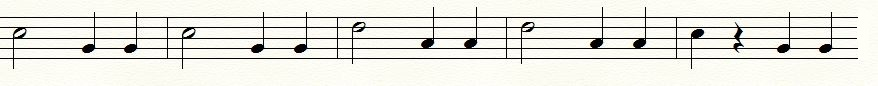
%> input picture Bajo1.JPG, 878 x 86 px
$ octave Proy11.m   (GNU Octave 9; MATLAB toolbox functions it lacks are replaced by stand-ins)
%> lines starting %> are read from the running program, lines starting %| are printed output that depends on the picture; in (x1, y1, x2, y2) boxes, pixels count from 0 and x2, y2 are one past the last pixel; in counts of white or black regions, pixels touching at a corner belong together; the program's own positions count from 1
### src/Binarizacion.m
function Ib = Binarizacion(Img,umbral)
    %%%%%%%%%%%%%%%%%%%%%%%%%%%%%%%%%%%%
    %Binariza la imagen
    % Im = Imagen a binarizar.
    % umbral = Umbral de binarizacion.
    disp('Comienzo')
    [h,w] = size(Img);
    Ib = zeros(h,w);
    for i = 1 : h
        for j = 1 : w
            if double(Img(i,j)) > umbral
                Ib(i,j) = 0;
            else
                Ib(i,j) = 255;
            end
        end
    end
    Ib = uint8(Ib);
    disp('Fin')
    %%%%%%%%%%%%%%%%%%%%%%%%%%%%%%%%%%%%
end

### src/ProyHY.m
function [Pv,Ph] = ProyHY(x, view)
    %%%%%%%%%%%%%%%%%%%%%%%%%%%%%%%%%%%%%%%%%%
    % Calcula el valor de las proyecciones
    %horizontal como vertical de la imagen
    %(Partitura)
    %---Pv--- (Vector de la proyeccion vertical)
    %---Ph--- (Vector de la proyeccion horizontal)
    %%%%%%%%%%%%%%%%%%%%%%%%%%%%%%%%%%%%%%%%%%
    %x = double(x);
    [v, h] = size(x);
    Ph = sum(x,1)/h;
    Pv = sum(x,2)/v;
    if view == 1
        figure(1)
        subplot(2,2,1)
        plot(Ph)
        title('Poyeccion horizontal.')
        grid on
        subplot(2,2,3)
        imshow(x)
        axis off
        subplot(2,2,4);
        plot(Pv, 1:length(Pv))
        title('Proyeccion vertical.')
        grid on
end

### src/deriv.m
function dx = deriv(x)
    %%%%%%%%%%%%%%%%%%%%%%%%%%%%%%%
    %Deriva una secuencia de datos.
    %%%%%%%%%%%%%%%%%%%%%%%%%%%%%%%
    h = [1 -1];
    dx = conv(x,h);
    dx = dx(1:length(x));
    dx(1) = 0;
end

### src/Puntos.m
function [dPvl,dPhl] = Puntos(Pv,Ph)
    %%%%%%%%%%%%%%%%%%%%%%%%%%%%%%%%%%%%%%%%%%%%%%%%%%%%%%%%%%%%%%%%
    %Devuelve las derivadas de las proyecciones.
    %dPvl Es el vector de coordenadas de las lineas del
    %pentagrama.
    %%%%%%%%%%%%%%%%%%%%%%%%%%%%%%%%%%%%%%%%%%%%%%%%%%%%%%%%%%%%%%%%
    % Calcula la derivada de las proyecciones.
    dPv = deriv(Pv);
    dPh = deriv(Ph);
    %Para octave.
    % dPv = ValPos(dPv);
    % dPh = ValPos(dPh);
    %%%%%%%%%%%%%%%%%%%%%%%%%%%%%%%%%%%%%%%%%%%%%%%%%%%%%%%%%%%%%%%%
    %Encuenta los picos en las derivadas necesarios, lineas del pentagrama y
    %Comienzo y  final del pentagrama.
    [dPvp,dPvl] = findpeaks(abs(dPv),'MinPeakHeight',0.2*max(dPv));
    [dPhp,dPhl] = findpeaks(abs(dPh));
end

### src/Process.m
function [note,duration] = Process(Pv,Ph,Imb,Frec)
    [dPvl,dPhl] = Puntos(Pv,Ph);
    %Encuentra los intervalos posibles donde estan los renglones del penta-
    %grama.
    k = 0;
    penta = length(dPvl)/5;
    Cv = zeros(1,2);
    for i = 1 : penta
        k = k + 1;
        t = i - 1;
        P = dPvl(1+5*t:5*i);
        D = max(P)- min(P);
        Cv(i,k) = min(P)- round(D);
        Cv(i,k+1) = max(P)+round(D);
        if Cv(i,k) <= 0
            Cv(i,k) = 1;
        end
        if Cv(i,k+1) > length(Pv)
            Cv(i,k+1) = length(Pv);
        end
        k = 0;
    end
    Ch = min(dPhl):max(dPhl);
    %%%%%%%%%%%%%%%%%%%%%%%%%%%%%%%%%%%%%%%%%%%%%%%%%%%%%%%%%%%%%%%%
    %Recorta la imagen binarizada, del corte vertical
    Ims = Imb(:,Ch);
    %%%%%%%%%%%%%%%%%%%%%%%%%%%%%%%%%%%%%%%%%%%%%%%%%%%%%%%%%%%%%%%%
    %Recorta la imagen binarizada, del corte horizontal
    %para los renglones y crea el vector de nota y duracion.
    k = 0;
    note = [];
    duration = [];
    for i = 1 : penta
        k = k + 1;
        h = Cv(i,k):Cv(i,k+1);
        R = Ims(h,:);
        %/==================Arreglo de imagen2=========================\%
        %Quita las lineas horizontales.
        Fig  = imdilate(R,strel('square',2));
        Fig  = imerode(Fig,[1 1 1;1 1 0]');
        Fig  = imdilate(Fig,strel('square',2));
        Fig  = imdilate(Fig,ones(5,2));
        %Quita las lineas de cada compas.
        Imf = Figuras(Fig,R);
        %Quita las lineas horizontales.
        Fig  = imdilate(Imf,strel('square',2));
        Fig  = imerode(Fig,[1 1 1;1 1 0]');
        Fig  = imdilate(Fig,strel('square',2));
        Fig  = imdilate(Fig,ones(5,2));
        %\=============================================================/%
        [Pv,Ph]  = ProyHY(Imf, 0);
        [lin,~]  = Puntos(Pv,Ph);
        %[DataSet] = GetDataSet(Fig,Imf);
        [xn,yn]  = Recognition(Fig,Imf,lin,Frec);
        note    = horzcat(note,xn);
        duration = horzcat(duration,yn);
        % [5 lines of commented-out code are left out]
        k = 0;
    end
    % [23 lines of commented-out code are left out]
end

### src/Figuras.m
function [Imf] = Figuras(Fig,Imf)
    %%%%%%%%%%%%%%%%%%%%%%%%%%%%%%%%%%%%%%%%%%%%%
    % Entrega informacion a la red neuronal.
    % Para encontrar la duracion de la nota y la frecuencia.
    TI = size(Imf);
    [Lf, ~] = bwlabel(Fig);
    propf = regionprops(Lf);
    figure(2)
    imshow(Fig)
    for n = 1:length(propf)
        rectangle('Position',propf(n).BoundingBox,...
                  'EdgeColor','g','LineWidth',1)
        hold on
        Cf = round(propf(n).BoundingBox);
        Base = Cf(1):Cf(1)+Cf(3);
        %Altura = Cf(2):Cf(2)+Cf(4);
        if max(Base) > TI(2)
            Base = Cf(1):TI(2);
        end
        F1 = Imf(:,Base);
        F1 = imopen(F1,[1 1 1]');
        F1 = imopen(F1,[1 1 1]);
        [~, N] = bwlabel(F1);
        if N == 0
            Imf(:,Base) = F1;
    end
end

### src/Recognition.m
function [note,duration] = Recognition(Fig,Imf,lin,Frec)
    %/========================================================\%
    % Entrega informacion a la red neuronal para encontrar la duracion
    % de la nota y la frecuencia.
    %/=========Calcula el numero de elementos=================\%
    note = [];
    duration = [];
    TI = size(Imf);
    [Lf, ~] = bwlabel(Fig);
    propf = regionprops(Lf);
    figure(3)
    imshow(Imf)
    for n = 1:length(propf)
        rectangle('Position',propf(n).BoundingBox,...
                  'EdgeColor','g','LineWidth',1)
        hold on
        Cf = round(propf(n).BoundingBox);
        Base = Cf(1):Cf(1)+Cf(3);
        Altura = Cf(2):Cf(2)+Cf(4);
        if max(Base) > TI(2)
            Base = Cf(1):TI(2);
        end
        F = imopen(Imf(Altura,Base),[1 1 1]');
        F1 = imresize(F,[30 15]);
        Fg = F1(:);
        %/===============Entrega informacion a la NN=================\%
        % NN1 red neuronal entrenada para el problema.
        Obj = NN1(double(Fg));
        loc = Obj == max(Obj);
        k = 0;
        for i = 1 : length(loc)
            if loc(i) == 1
                k = i;
            end
        end
        %/=====Procesa la imagen para estraer caracteristicas=======\%
        F2 = Imf(:,Base);
        F2 = imopen(F2,[1 1 1]');
        F2 = imopen(F2,[1 1 1]);
        for j = 1 : length(lin)
            F2(lin(j),:) = 0;
        end
        F2 = imdilate(F2,strel('diamond',3));
        %/=======Calcula los datos de las caracteristicas===========\%
        [Lg, ~] = bwlabel(F2);
        prop = regionprops(Lg);
        y = prop(1).Centroid(2);
        %     x = prop(1).Centroid(1);
        switch k
            case 1
                note(n) = Nota(y,lin,Frec);
                duration(n) = 4;
            case 2
                note(n) = 0;
                if abs(lin(2)-y) < abs(lin(3)-y)
                    duration(n) = 4;
                else
                    duration(n) = 2;
                end
            case 3
                note(n) = Nota(y,lin,Frec);
                duration(n) = 2;
            case 4
                note(n) = Nota(y,lin,Frec);
                duration(n) = 2;
            case 5
                note(n) = Nota(y,lin,Frec);
                duration(n) = 1;
            case 6
                note(n) = Nota(y,lin,Frec);
                duration(n) = 1;
            otherwise
                note(n) = 0;
                duration(n) = 1;
        end
        % [15 lines of commented-out code are left out]
        valid(k,n);
        %     disp(duration(n))
        %     disp(note(n))
        pause (0.1);
        %     clc
    end
end

### src/Proy11.m
clc,clear,close
Im = imread('Bajo1.jpg');
%> Im is the input picture: size 86x878x3 uint8; mean R, G, B 231.5, 231.2, 224.3
tic()
fs = 44100;
p = 360;
%Frec = [880 783.991 698.456 659.255 587.33 523.251...
%    493.883 440 391.995 349.228 329.6280 293.6650 261.6260];
  Frec = [880 783.991 698.456 659.255 587.33 523.251...
    466.164 440 391.995 349.228 329.6280 293.6650 261.6260];
%Binariza la imagen.
Img = rgb2gray(Im);
Imb = Binarizacion(Img,200);
%> after the loop in Binarizacion, `for i = 1 : h`:
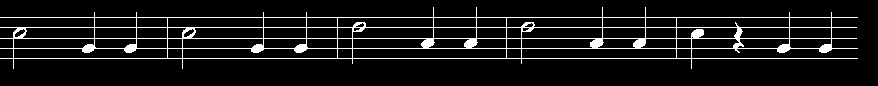
%> Ib: size 86x878 double; 8.3% white in thin lines or dots, all inside (x1, y1, x2, y2) = (0, 7, 858, 69)
%Saca las proyecciones verticales y horizontales.
[Pv,Ph] = ProyHY(Imb);
%> in ProyHY, `Ph = sum(x,1)/h;`: Ph = 878 values, max 12.2 at index 168, min 0 at index 859, mean 2.07
%> in ProyHY, `Pv = sum(x,2)/v;`: Pv = 86 values, max 2544.1 at index 18, min 0 at index 1, mean 215.7
%Recorta la imagen por renglones, reconoce y genera los vectores de nota
%y duraci�n.
[note,duration] = Process(Pv,Ph,Imb,Frec);
%> in deriv, `dx = conv(x,h);`: dx = 87 values, max 2517.4 at index 59, min -2529.2 at index 60, mean 5.23e-15
%> in deriv, `dx = dx(1:length(x));`: dx = 86 values, max 2517.4 at index 59, min -2529.2 at index 60, mean 5.29e-15
%> in Puntos, `dPv = deriv(Pv);`: dPv has the same summary as dx in deriv
%> in Puntos, `dPh = deriv(Ph);`: dPh = 878 values, max 10.75 at index 168, min -10.75 at index 169, mean -0.00165
%> in Puntos, `[dPvp,dPvl] = findpeaks(abs(dPv),'MinPeakHeight',0.2*max(dPv));`: dPvp = [2514.4; 2458.1; 2398.8; 2286.1; 2529.2]; dPvl = [18; 28; 39; 50; 60]
%> in Puntos, `[dPhp,dPhl] = findpeaks(abs(dPh));`: dPhp = 89 values, max 10.75 at index 16, min 0.29 at index 14, mean 2.56; dPhl = 89 values from 14 to 859
%> in Process, `[dPvl,dPhl] = Puntos(Pv,Ph);`: dPvl = [18; 28; 39; 50; 60]; dPhl = 89 values from 14 to 859
%> the loop in Process, `for i = 1 : penta` made 1 pass
%> (P, D) on pass 1: ([18; 28; 39; 50; 60], 42)
%> after the loop in Process, `for i = 1 : penta`: Cv = [1 86]
%> in Process, `Ch = min(dPhl):max(dPhl);`: Ch = 846 values from 14 to 859
%> in Process, `Ims = Imb(:,Ch);`:
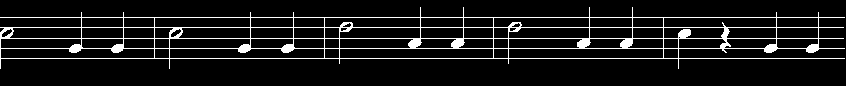
%> Ims: size 86x846 uint8; 8.5% white in thin lines or dots, all inside (x1, y1, x2, y2) = (0, 7, 845, 69)
%> the loop in Process, `for i = 1 : penta` made 1 pass
%> lin on pass 1: [18; 28; 39; 50; 59]
%> pass 1, in Process, `Fig  = imerode(Fig,[1 1 1;1 1 0]');`:
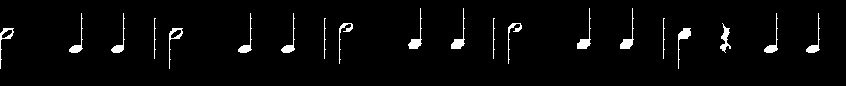
%> Fig: size 86x846 uint8; 3% white; 20 white regions, largest, box (x1, y1, x2, y2) and area: (577, 8, 591, 49) 146, (451, 8, 465, 49) 145, (678, 28, 691, 69) 145
%> pass 1, in Process, `Fig  = imdilate(Fig,strel('square',2));`:
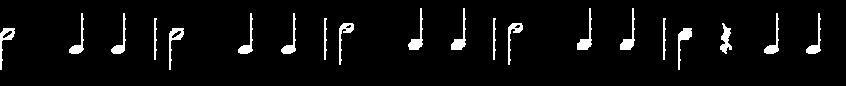
%> Fig: size 86x846 uint8; 4.7% white; 20 white regions, largest, box (x1, y1, x2, y2) and area: (577, 8, 592, 50) 205, (451, 8, 466, 50) 204, (678, 28, 692, 70) 203
%> pass 1, in Process, `Fig  = imdilate(Fig,ones(5,2));`:
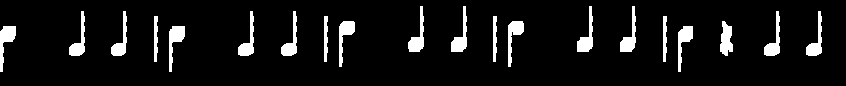
%> Fig: size 86x846 uint8; 7.7% white; 20 white regions, largest, box (x1, y1, x2, y2) and area: (169, 26, 185, 72) 338, (0, 26, 16, 72) 336, (577, 6, 593, 52) 321
%> pass 1, in Process, `[Pv,Ph]  = ProyHY(Imf, 0);`:
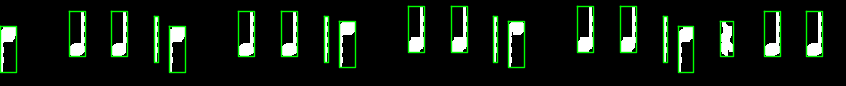
%> figure redrawn from the program's plot data
%> pass 1, in Recognition, `imshow(Imf)`:
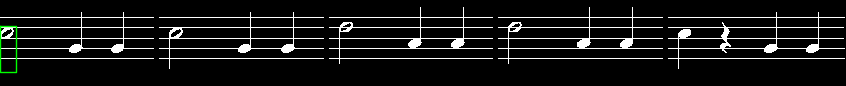
%> figure redrawn from the program's plot data
%> the run ends on the next line

$ run again, with Ejemplo1.JPG copied over Bajo1.JPG
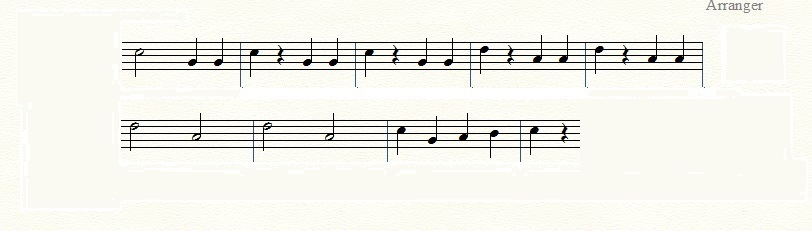
%> input picture Ejemplo1.JPG, 812 x 231 px
%> Im is the input picture: size 231x812x3 uint8; mean R, G, B 242, 241.8, 234.9
%> after the loop in Binarizacion, `for i = 1 : h`:
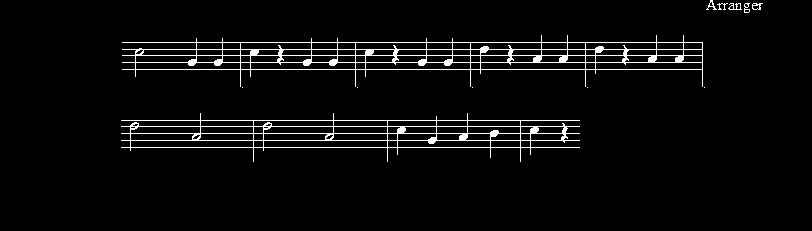
%> Ib: size 231x812 double; 4% white in thin lines or dots, all inside (x1, y1, x2, y2) = (121, 0, 763, 162)
%> in ProyHY, `Ph = sum(x,1)/h;`: Ph = 812 values, max 16.33 at index 254, min 0 at index 1, mean 2.87
%> in ProyHY, `Pv = sum(x,2)/v;`: Pv = 231 values, max 641.4 at index 43, min 0 at index 14, mean 35.51
%> in deriv, `dx = conv(x,h);`: dx = 232 values, max 630.3 at index 43, min -630.3 at index 71, mean 0
%> in deriv, `dx = dx(1:length(x));`: dx = 231 values, max 630.3 at index 43, min -630.3 at index 71, mean 0
%> dPv = 231 values, max 630.3 at index 43, min -630.3 at index 71, mean -0.0143
%> dPh = 812 values, max 12.56 at index 241, min -14.13 at index 704, mean 1.09e-18
%> in Puntos, `[dPvp,dPvl] = findpeaks(abs(dPv),'MinPeakHeight',0.2*max(dPv));`: dPvp = [630.3; 592.8; 584; 568.5; 630.3; 502.3; 485.7; 466.9; 486.8; 497.9]; dPvl = [43; 50; 57; 64; 70; 121; 127; 134; 142; 148]
%> in Puntos, `[dPhp,dPhl] = findpeaks(abs(dPh));`: dPhp = 101 values, max 14.13 at index 85, min 0.314 at index 5, mean 3.31; dPhl = 101 values from 122 to 764
%> in Process, `[dPvl,dPhl] = Puntos(Pv,Ph);`: dPvl = [43; 50; 57; 64; 70; 121; 127; 134; 142; 148]; dPhl = 101 values from 122 to 764
%> the loop in Process, `for i = 1 : penta` made 2 passes
%> (P, D) on passes 1 to 2: ([43; 50; 57; 64; 70], 27), ([121; 127; 134; 142; 148], 27)
%> after the loop in Process, `for i = 1 : penta`: Cv = [16 97; 94 175]
%> Ch = 643 values from 122 to 764
%> Ims: size 231x643 uint8; 5% white in thin lines or dots, all inside (x1, y1, x2, y2) = (0, 0, 642, 162)
%> the loop in Process, `for i = 1 : penta` made 1 pass
%> lin on pass 1: [28; 35; 42; 49; 55]
%> pass 1, in Recognition, `imshow(Imf)`:
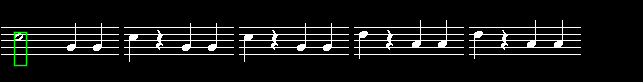
%> figure redrawn from the program's plot data

$ run again, with Ejemplo2.jpg copied over Bajo1.JPG
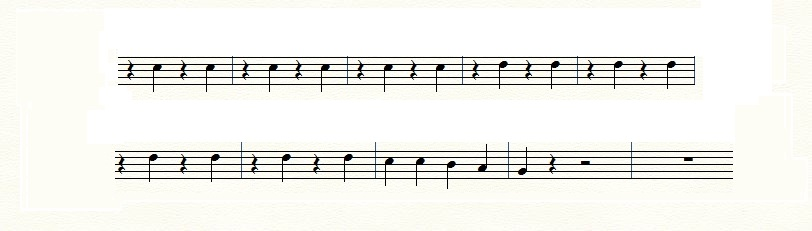
%> input picture Ejemplo2.jpg, 812 x 231 px
%> Im is the input picture: size 231x812x3 uint8; mean R, G, B 242.5, 242.4, 237.7
%> after the loop in Binarizacion, `for i = 1 : h`:
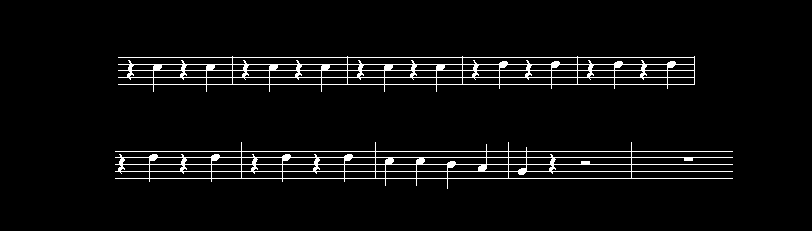
%> Ib: size 231x812 double; 4.4% white in thin lines or dots, all inside (x1, y1, x2, y2) = (115, 56, 733, 189)
%> in ProyHY, `Ph = sum(x,1)/h;`: Ph = 812 values, max 14.45 at index 552, min 0 at index 1, mean 3.22
%> in ProyHY, `Pv = sum(x,2)/v;`: Pv = 231 values, max 682.2 at index 152, min 0 at index 1, mean 39.74
%> in deriv, `dx = conv(x,h);`: dx = 232 values, max 675.6 at index 152, min -675.6 at index 153, mean -3.68e-16
%> in deriv, `dx = dx(1:length(x));`: dx = 231 values, max 675.6 at index 152, min -675.6 at index 153, mean -3.69e-16
%> dPv has the same summary as dx in deriv
%> dPh = 812 values, max 10.05 at index 242, min -10.05 at index 377, mean 4.38e-18
%> in Puntos, `[dPvp,dPvl] = findpeaks(abs(dPv),'MinPeakHeight',0.2*max(dPv));`: dPvp = [631.4; 569.6; 588.4; 602.7; 625.9; 675.6; 624.8; 638.1; 651.3; 674.5]; dPvl = [58; 65; 72; 79; 86; 152; 158; 166; 173; 180]
%> in Puntos, `[dPhp,dPhl] = findpeaks(abs(dPh));`: dPhp = 97 values, max 10.05 at index 22, min 0.314 at index 33, mean 3.05; dPhl = 97 values from 116 to 734
%> in Process, `[dPvl,dPhl] = Puntos(Pv,Ph);`: dPvl = [58; 65; 72; 79; 86; 152; 158; 166; 173; 180]; dPhl = 97 values from 116 to 734
%> the loop in Process, `for i = 1 : penta` made 2 passes
%> (P, D) on passes 1 to 2: ([58; 65; 72; 79; 86], 28), ([152; 158; 166; 173; 180], 28)
%> after the loop in Process, `for i = 1 : penta`: Cv = [30 114; 124 208]
%> Ch = 619 values from 116 to 734
%> Ims: size 231x619 uint8; 5.8% white in thin lines or dots, all inside (x1, y1, x2, y2) = (0, 56, 618, 189)
%> the loop in Process, `for i = 1 : penta` made 1 pass
%> lin on pass 1: [29; 36; 43; 50; 56]
%> pass 1, in Recognition, `imshow(Imf)`:
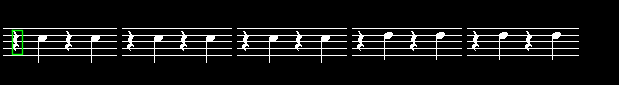
%> figure redrawn from the program's plot data

$ run again, with Ejercicio_24_M_Arban1.jpg copied over Bajo1.JPG
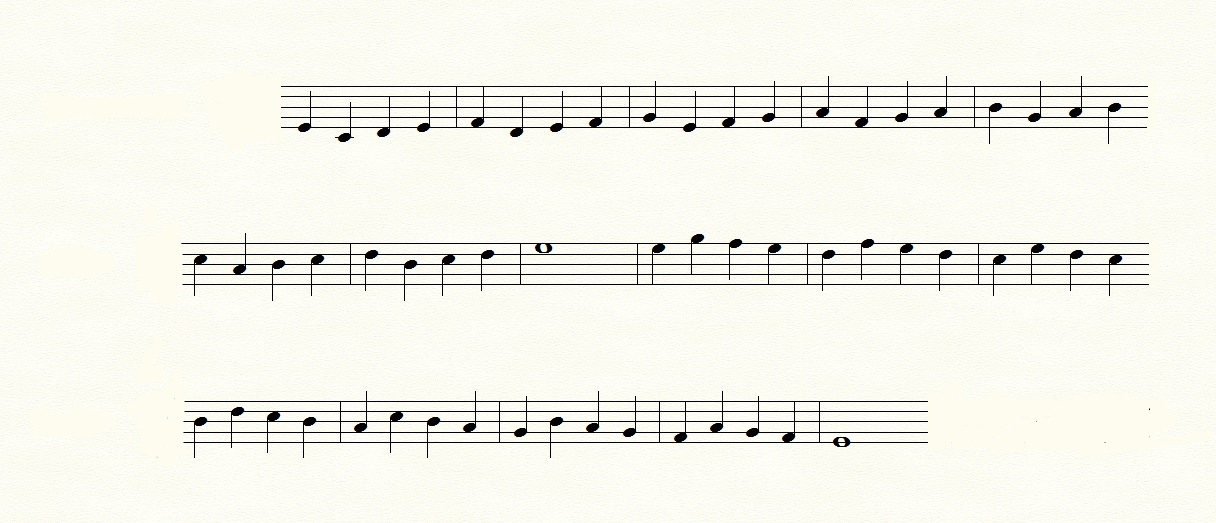
%> input picture Ejercicio_24_M_Arban1.jpg, 1216 x 523 px
%> Im is the input picture: size 523x1216x3 uint8; mean R, G, B 244.1, 243.9, 235.3
%> in ProyHY, `Ph = sum(x,1)/h;`: Ph = 1216 values, max 17.82 at index 351, min 0 at index 1, mean 3.48
%> in ProyHY, `Pv = sum(x,2)/v;`: Pv = 523 values, max 472 at index 244, min 0 at index 1, mean 18.82
%> in deriv, `dx = conv(x,h);`: dx = 524 values, max 461.2 at index 285, min -465.6 at index 286, mean 2.44e-16
%> in deriv, `dx = dx(1:length(x));`: dx = 523 values, max 461.2 at index 285, min -465.6 at index 286, mean 2.45e-16
%> dPv has the same summary as dx in deriv
%> dPh = 1216 values, max 14.26 at index 195, min -14.26 at index 352, mean 8.03e-18
%> in Puntos, `[dPvp,dPvl] = findpeaks(abs(dPv),'MinPeakHeight',0.2*max(dPv));`: dPvp = [419.3; 413.5; 399.8; 380.8; 388.6; 455.4; 433.9; 444.2; 460.3; 465.6; 359.3; 350.6; 330.6; 332.5; 355.4]; dPvl = [87; 97; 108; 118; 129; 244; 255; 266; 276; 286; 402; 412; 423; 434; 444]
%> in Puntos, `[dPhp,dPhl] = findpeaks(abs(dPh));`: dPhp = 208 values, max 14.26 at index 31, min 0.21 at index 9, mean 2.63; dPhl = 208 values from 183 to 1151
%> the loop in Process, `for i = 1 : penta` made 3 passes
%> P on passes 1 to 3: [87; 97; 108; 118; 129], [244; 255; 266; 276; 286], [402; 412; 423; 434; 444]
%> after the loop in Process, `for i = 1 : penta`: Cv = [45 171; 202 328; 360 486]
%> Ch = 969 values from 183 to 1151
%> Ims: size 523x969 uint8; 4% white; 7 white regions (4 under 20 px), largest, box (x1, y1, x2, y2) and area: (0, 233, 967, 301) 7489, (99, 76, 966, 144) 6837, (1, 391, 746, 458) 5854
%> the loop in Process, `for i = 1 : penta` made 1 pass
%> lin on pass 1: [43; 53; 64; 74; 85]
%> pass 1, in Recognition, `imshow(Imf)`:
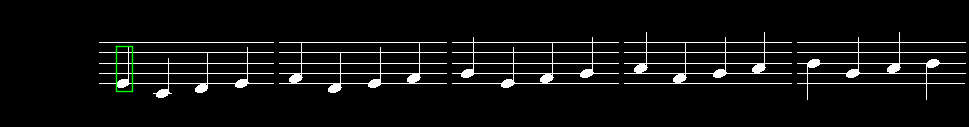
%> figure redrawn from the program's plot data
